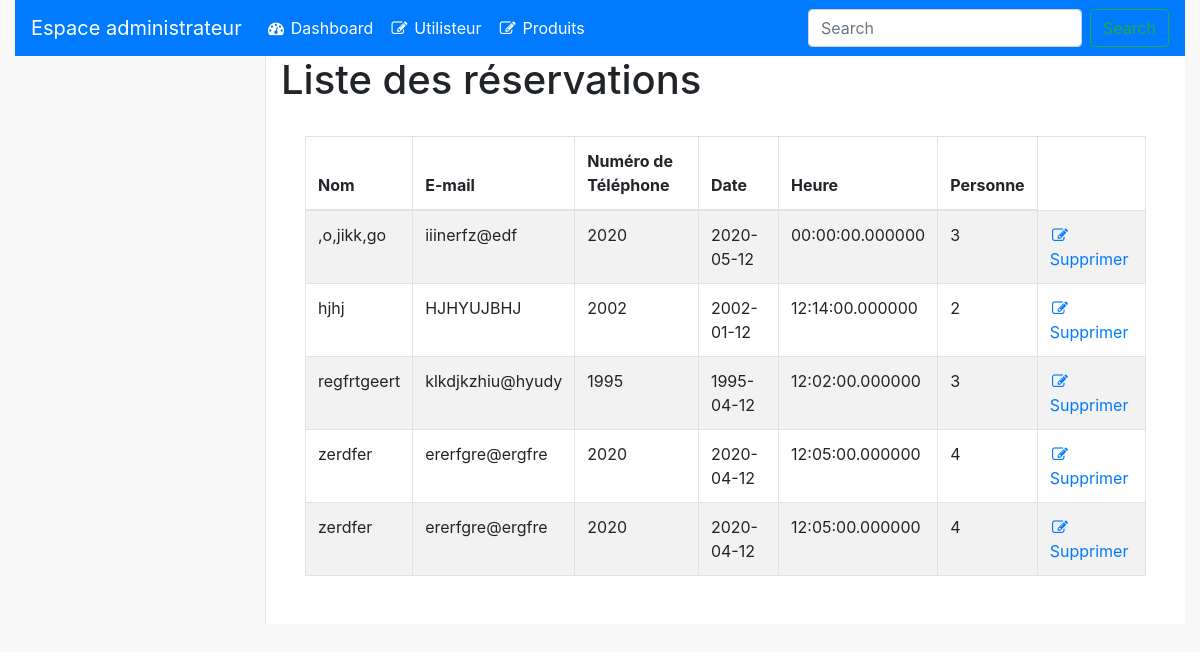
The app's page /admin/index.php?controller=Reservation&action=afficherListReservation with its own data.
### tables this page shows
CREATE TABLE IF NOT EXISTS `reservations` (
  `res_id` int NOT NULL AUTO_INCREMENT,
  `nom` varchar(255) NOT NULL,
  `email` char(60) NOT NULL,
  `num_tel` int NOT NULL,
  `date` date NOT NULL,
  `time` time(6) NOT NULL,
  `personne` varchar(255) NOT NULL,
  PRIMARY KEY (`res_id`)
);

### admin/index.php (called while the page is built)
  <?php
if (isset($_GET['controller']) && isset($_GET['action'])) {
    $controller = $_GET['controller'];
    $action = $_GET['action'];
} else {
    $controller = 'Admin';
    $action = 'index';
}
require_once('view/dashboard.php');

### admin/controller/ReservationController.php (called while the page is built, shortened)
<?php
require_once('C:/wamp64/www/projetPHP/admin/model/Reservation.php');
class ReservationController
{
  public function afficherListReservation(){
      $listReservation = Reservation::getlistReservation();
      require_once('C:/wamp64/www/projetPHP/admin/view/reseravtion/reservation.php');
  }
}

### admin/model/Reservation.php (called while the page is built, shortened)
<?php
class Reservation
{
    public function __construct( $nom, $email, $num_tel, $date, $time, $personne)
    {
        $this->nom = $nom;
        $this->email = $email;
        $this->num_tel = $num_tel;
        $this->date = $date;
        $this->time = $time;
        $this->personne = $personne;
    }
    public static  function getlistReservation() {
        $listReservation = [];
        $connexion = Db::getConnection();
        $req = $connexion->query('SELECT * FROM reservations',PDO::FETCH_ASSOC);
        foreach($req  as $Reservation) {
            $listReservation[] = new Reservation( $Reservation['nom'],$Reservation['email'],$Reservation['num_tel'],$Reservation['date'],$Reservation['time'],$Reservation['personne']);
        }
        return $listReservation;
    }
}

### admin/view/reseravtion/reservation.php (the view)
<?php
require_once('C:/wamp64/www/projetPHP/admin/model/Reservation.php');
?>
<h1>Liste des réservations</h1>
<table width="100%" class="table table-striped table-bordered table-hover m-4" id="dataTables-example">
    <thead>
    <tr>
        <th>Nom</th>
        <th>E-mail</th>
        <th>Numéro de Téléphone</th>
        <th>Date</th>
        <th>Heure</th>
        <th>Personne</th>
    </tr>
    </thead>
    <tbody>
    <?php
    if(empty($listReservation)) {
        echo 'Aucun reservations';
    } else {
        foreach($listReservation as $Reservation){  ?>
            <tr class="odd gradeX" >
                <td class="center"><?php echo $Reservation->nom; ?></td>
                <td class="center"><?php echo $Reservation->email; ?></td>
                <td class="center"><?php echo $Reservation->num_tel; ?></td>
                <td class="center"><?php echo $Reservation->date; ?></td>
                <td class="center"><?php echo $Reservation->time; ?></td>
                <td class="center"><?php echo $Reservation->personne; ?></td>
                <td><a href='?controller=Utilisateur&action=supprimer&id=<?php echo $Reservation->id;?> '> <i class="fa fa-edit fa-fw"></i> Supprimer</a></td>
            </tr>
        <?php } }?>
    </tbody>
</table>

### admin/view/header.php (shortened to what this page needs)
<!DOCTYPE html>
<html lang="fr">
<head>
    <link href="C:/wamp64/www/Delicious/admin/public/vendor/bootstrap/css/bootstrap.min.css" rel="stylesheet">
    <link rel="stylesheet" href="https://stackpath.bootstrapcdn.com/bootstrap/4.3.1/css/bootstrap.min.css">
    <link href="../public/vendor/metisMenu/metisMenu.min.css" rel="stylesheet">
    <link href="../public/dist/css/sb-admin-2.css" rel="stylesheet">
    <link href="../public/vendor/morrisjs/morris.css" rel="stylesheet">
    <link href="../public/vendor/font-awesome/css/font-awesome.min.css" rel="stylesheet" type="text/css">
</head>
<body>
<div class="container-fluid">
    <nav class="navbar navbar-expand-lg navbar-dark bg-primary">
        <a class="navbar-brand" href="#">Espace administrateur</a>
        <div class="collapse navbar-collapse" id="navbarSupportedContent">
            <ul class="navbar-nav mr-auto">
                <li class="nav-item">
                    <a class="nav-link active" href='?controller=Reservation&action=afficherListReservation'><i class="fa fa-dashboard fa-fw"></i> Dashboard</a>
                </li>
                <li class="nav-item">
                    <a class="nav-link active"href='?controller=Utilisateur&action=index'><i class="fa fa-edit fa-fw"></i> Utilisteur</a>
                </li>
                <li class="nav-item">
                    <a class="nav-link active" href='?controller=Produit&action=index'><i class="fa fa-edit fa-fw"></i> Produits</a>
                </li>
            </ul>
            <form class="form-inline my-2 my-lg-0">
                <input class="form-control mr-sm-2" type="search" placeholder="Search" aria-label="Search">
                <button class="btn btn-outline-success my-2 my-sm-0" type="submit">Search</button>
            </form>
        </div>
    </nav>
</div>

### admin/view/dashboard.php
<?php
require_once("header.php");
?>
<div class="container-fluid" style"margin-left : 2px;margin-rigth:2px">
    <div id="page-wrapper">
        <div class="row">
            <?php
            require_once('C:/wamp64/www/projetPHP/admin/routeur.php');
            ?>
        </div>
    </div>
</div>
<?php
require_once("footer.php");
?>

### admin/routeur.php (shortened to what this page needs)
<?php
$Arraycontrollers = array(
    'Pages' => ['error'],
    'Admin' => ['index','error'],
    'Utilisateur' => ['index', 'modifier', 'modifierFormulaire','supprimer', 'ajouter','afficherFormulaire'],
    'Produit' => ['index', 'modifier', 'modifierFormulaire','supprimer', 'ajouter','afficherFormulaire'],
    'Reservation' => [ 'afficherListReservation']);
if (array_key_exists($controller, $Arraycontrollers)) {
    if (in_array($action, $Arraycontrollers[$controller])) {
          call($controller, $action);
            } else {
               call('Admin', 'error');
            }
    } else {
            call('Admin', 'error');
    }
function call($controller, $action)
{
    switch ($controller) {
        case 'Reservation':
            require_once('model/Reservation.php');
            $controller = new ReservationController();
            break;
    }
    $controller->{$action}();
}

### admin/view/footer.php (shortened to what this page needs)
</body>
</html>

### records on screen
reservations: nom ",o,jikk,go", email "iiinerfz@edf", num_tel "2020", date "2020-05-12", time "00:00:00.000000", personne "3"
reservations: nom "hjhj", email "HJHYUJBHJ", num_tel "2002", date "2002-01-12", time "12:14:00.000000", personne "2"
reservations: nom "regfrtgeert", email "klkdjkzhiu@hyudy", num_tel "1995", date "1995-04-12", time "12:02:00.000000", personne "3"
reservations: nom "zerdfer", email "ererfgre@ergfre", num_tel "2020", date "2020-04-12", time "12:05:00.000000", personne "4"
reservations: nom "zerdfer", email "ererfgre@ergfre", num_tel "2020", date "2020-04-12", time "12:05:00.000000", personne "4"
